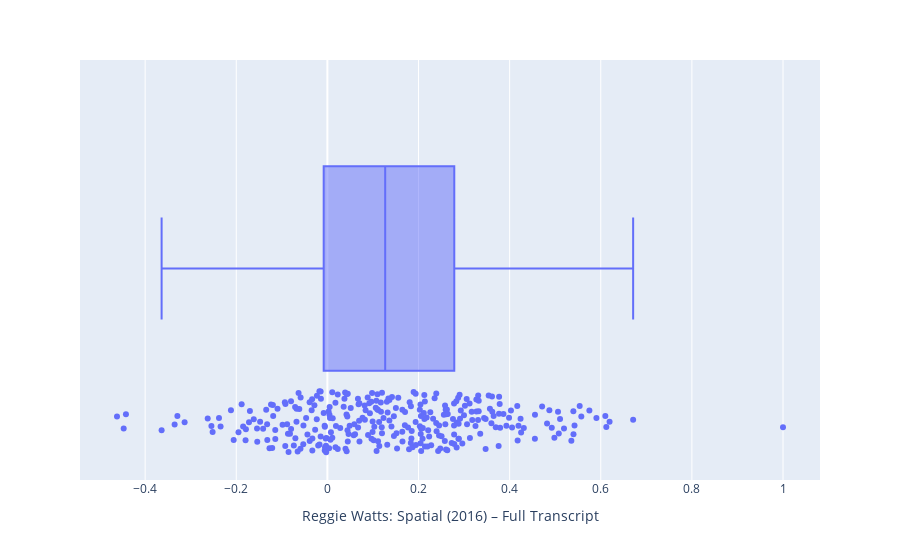

The cell this chart's notebook holds for it:
### Code cell
px.box(cosims_means_df, x = 'Reggie Watts: Spatial (2016) – Full Transcript', hover_data = [feature_cosims_df.index], points = 'all')

### Figure 1 — Plotly figure (JSON) as saved in the notebook; plotly's stock layout.template omitted (floating-point values rounded to 4 significant figures; data arrays with more than 128 entries replaced by an {"elided": "..."} marker saying what was removed)
{"data": [{"alignmentgroup": "True", "boxpoints": "all", "customdata": {"elided": "310x1 str values"}, "hovertemplate": "Reggie Watts: Spatial (2016) – Full Transcript=%{x}<br>hover_data_0=%{customdata[0]}<extra></extra>", "legendgroup": "", "marker": {"color": "#636efa"}, "name": "", "notched": false, "offsetgroup": "", "orientation": "h", "showlegend": false, "type": "box", "x": {"elided": "310 float values"}, "x0": " ", "xaxis": "x", "y0": " ", "yaxis": "y"}], "layout": {"boxmode": "group", "legend": {"tracegroupgap": 0}, "margin": {"t": 60}, "xaxis": {"anchor": "y", "domain": [0, 1], "title": {"text": "Reggie Watts: Spatial (2016) – Full Transcript"}}, "yaxis": {"anchor": "x", "domain": [0, 1]}}}
